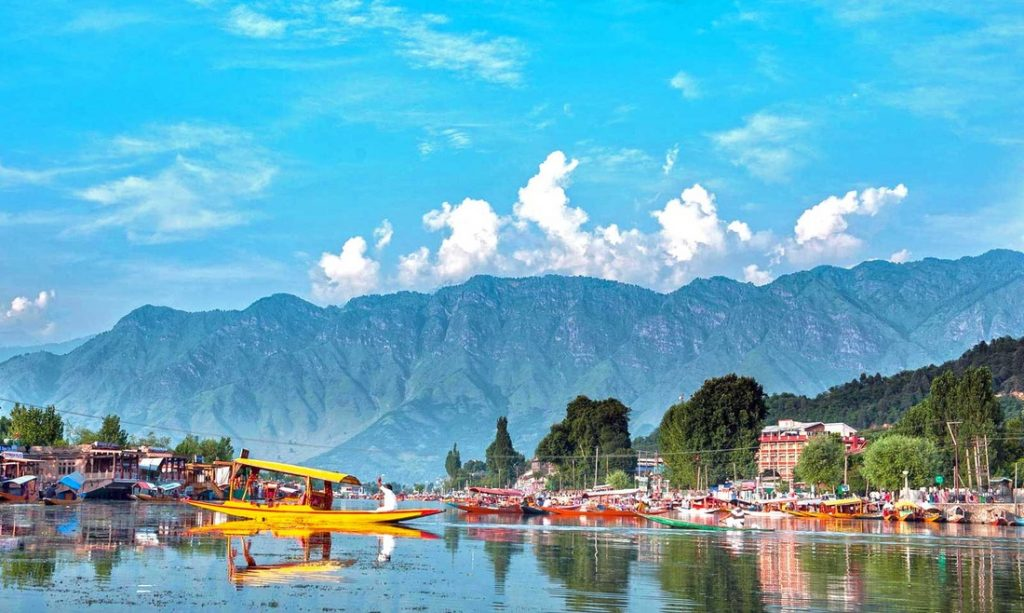
#> input picture image.jpg, 1024 x 613 px
$ python 007-Image-Profile.py
#> lines starting #> are read from the running program, lines starting #| are printed output that depends on the picture
import cv2
import numpy as np
import matplotlib.pyplot as plt

# Load the image
image = cv2.imread('image.jpg', cv2.IMREAD_GRAYSCALE)  # Replace with your image file path
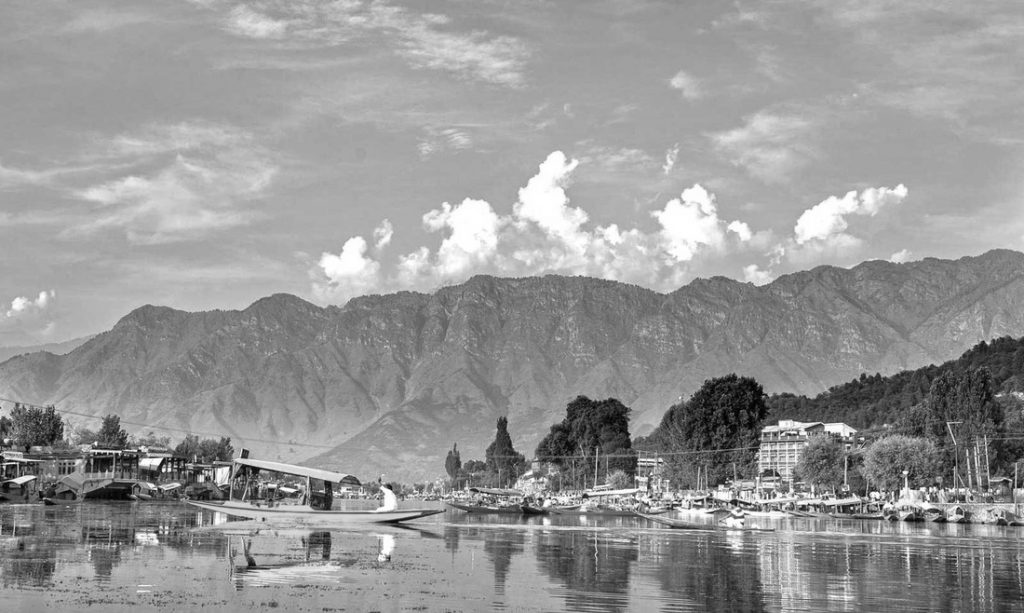
#> image: shape (613, 1024); min 0, max 255, mean 150.9

# Check if the image was successfully loaded
if image is None:
    print("Error: Could not open or find the image.")
else:
    # Define the line position (horizontal or vertical)
    line_position = 100  # Adjust this value to your desired position

    # Draw the horizontal line profile
    horizontal_profile = image[line_position, :]
#> horizontal_profile = 1024 values, max 187 at index 932, min 152 at index 16, mean 166.9

    # Draw the vertical line profile
    vertical_profile = image[:, line_position]
#> vertical_profile = 613 values, max 225 at index 197, min 11 at index 497, mean 146

    # Create a figure and plot the profiles
    plt.figure(figsize=(12, 5))
    plt.subplot(121)
    plt.title('Horizontal Line Profile')
    plt.plot(horizontal_profile)

    plt.subplot(122)
    plt.title('Vertical Line Profile')
    plt.plot(vertical_profile)

    # Show the plots
    plt.tight_layout()
    plt.show()
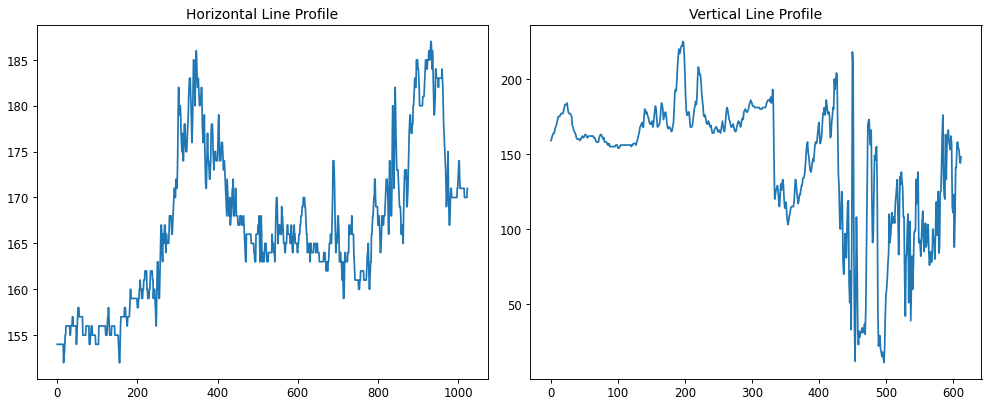
#> figure drawn by matplotlib, 2 panels; panel 1: curve peaks at x = 932, y = 187; panel 2: curve peaks at x = 197, y = 225
